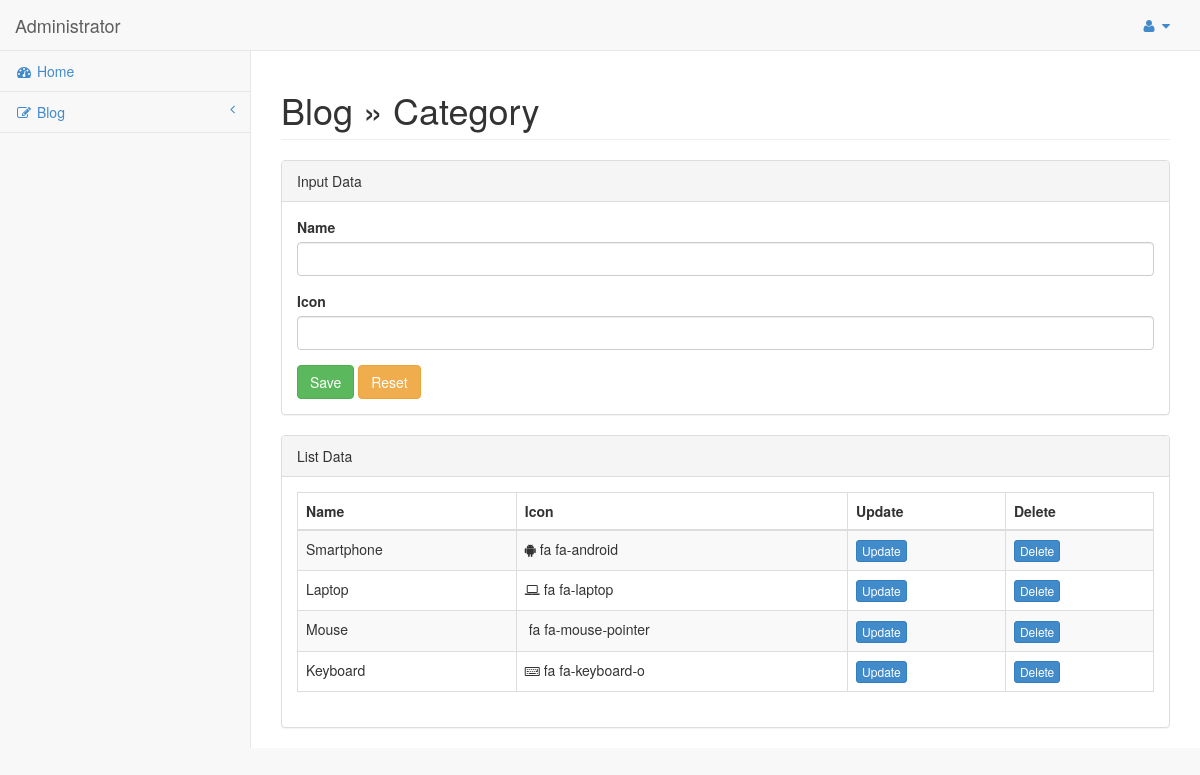
Screenshot of /admin/index.php?category (signed in) with the database file from the repository.
### tables this page shows
CREATE TABLE `category` (
  `id` int(11) NOT NULL,
  `category_name` varchar(255) NOT NULL,
  `icon` varchar(255) NOT NULL
);

### admin/page/blog/category.php (the view, shortened to what this page needs)
<?php
$category = mysqli_query($conn, "SELECT * FROM category ORDER BY id DESC");
 ?>
<div class="row">
    <div class="col-lg-12">
        <h1 class="page-header">Blog &raquo; Category</h1>
    </div>
</div>
<div class="row">
    <div class="col-lg-12">
        <div class="panel panel-default">
            <div class="panel-heading">
                Input Data
            </div>
            <div class="panel-body">
                <div class="row">
                    <div class="col-lg-12">
                        <form role="form" action="" method="post">
                            <div class="form-group">
                                <label>Name</label>
                                <input class="form-control" type="text" name="name" />
                            </div>
                            <div class="form-group">
                                <label>Icon</label>
                                <input class="form-control" type="text" name="icon" />
                            </div>
                            <button type="submit" name="submit" class="btn btn-success">Save</button>
                            <button type="reset" class="btn btn-warning">Reset</button>
                        </form>
                    </div>
                </div>
            </div>
        </div>
        <div class="panel panel-default">
            <div class="panel-heading">
                List Data
            </div>
            <div class="panel-body">
                <div class="table-responsive">
                    <table class="table table-striped table-bordered table-hover" id="dataTables-example">
                        <thead>
                            <tr>
                                <th>Name</th>
                                <th>Icon</th>
                                <th>Update</th>
                                <th>Delete</th>
                            </tr>
                        </thead>
                        <tbody>
                        <?php if(mysqli_num_rows($category)) { ?>
                            <?php while($row_category = mysqli_fetch_array($category)) { ?>
                            <tr>
                                <td><?php echo $row_category["category_name"] ?></td>
                                <td>
                                    <span class="<?php echo $row_category["icon"] ?>"></span> <?php echo $row_category["icon"] ?>
                                </td>
                                <td class="center"><a href="index.php?category-update=<?php echo $row_category["id"] ?>" class="btn btn-primary btn-xs" type="button">Update</a></td>
                                <td class="center"><a href="index.php?category-delete=<?php echo $row_category["id"] ?>" class="btn btn-primary btn-xs" type="button">Delete</a></td>
                            </tr>
                            <?php } ?>
                        <?php } ?>
                        </tbody>
                    </table>
                </div>
            </div>
        </div>
    </div>
</div>

### admin/index.php (shortened to what this page needs)
<?php
include "../connection.php";
 ?>
<!DOCTYPE html>
<html>
<?php include("include/head.php") ?>
<body>
    <div id="wrapper">
        <?php include("include/header.php") ?>
        <div id="page-wrapper">
            <?php
            if (isset($_GET["category"])) include("page/blog/category.php");
            ?>
        </div>
    </div>
</body>
</html>

### admin/include/head.php (shortened to what this page needs)
<head>
    <link href="css/bootstrap.min.css" rel="stylesheet" />
    <link href="font-awesome/css/font-awesome.css" rel="stylesheet" />
    <link href="css/plugins/morris/morris-0.4.3.min.css" rel="stylesheet" />
    <link href="css/plugins/timeline/timeline.css" rel="stylesheet" />
    <link href="css/sb-admin.css" rel="stylesheet" />
</head>

### admin/include/header.php (shortened to what this page needs)
<nav class="navbar navbar-default navbar-fixed-top" role="navigation" style="margin-bottom: 0">
    <div class="navbar-header">
        <a class="navbar-brand" href="index.php">Administrator</a>
    </div>
    <ul class="nav navbar-top-links navbar-right">
        <li class="dropdown">
            <a class="dropdown-toggle" data-toggle="dropdown" href="#">
                <i class="fa fa-user fa-fw"></i>  <i class="fa fa-caret-down"></i>
            </a>
        </li>
    </ul>
    <div class="navbar-default navbar-static-side" role="navigation">
        <div class="sidebar-collapse">
            <ul class="nav" id="side-menu">
                <li><a href="index.php"><i class="fa fa-dashboard fa-fw"></i> Home</a></li>
                <li>
                    <a href="#"><i class="fa fa-pencil-square-o fa-fw"></i> Blog<span class="fa arrow"></span></a>
                </li>
            </ul>
        </div>
    </div>
</nav>

### admin/css/sb-admin.css (style rules this page uses)
body { background-color: #f8f8f8; padding-top: 100px; }
@media (min-width:768px) { body { padding-top: 50px; } }
#wrapper { width: 100%; }
#page-wrapper { padding: 0 15px; min-height: 568px; background-color: #fff; }
@media (min-width:768px) { #page-wrapper { position: inherit; margin: 0 0 0 250px; padding: 0 30px; border-left: 1px solid #e7e7e7; } }
.navbar-static-side ul li { border-bottom: 1px solid #e7e7e7; }
.navbar-top-links li { display: inline-block; }
.navbar-top-links li:last-child { margin-right: 15px; }
.navbar-top-links li a { padding: 15px; min-height: 50px; }
.arrow { float: right; }
.fa.arrow:before { content: "\f104"; }
@media (min-width:768px) { .navbar-static-side { z-index: 1; position: absolute; width: 250px; margin-top: 51px; } }

### rows the page displays
category: category_name "Smartphone", icon "fa fa-android"
category: category_name "Laptop", icon "fa fa-laptop"
category: category_name "Mouse", icon "fa fa-mouse-pointer"
category: category_name "Keyboard", icon "fa fa-keyboard-o"
